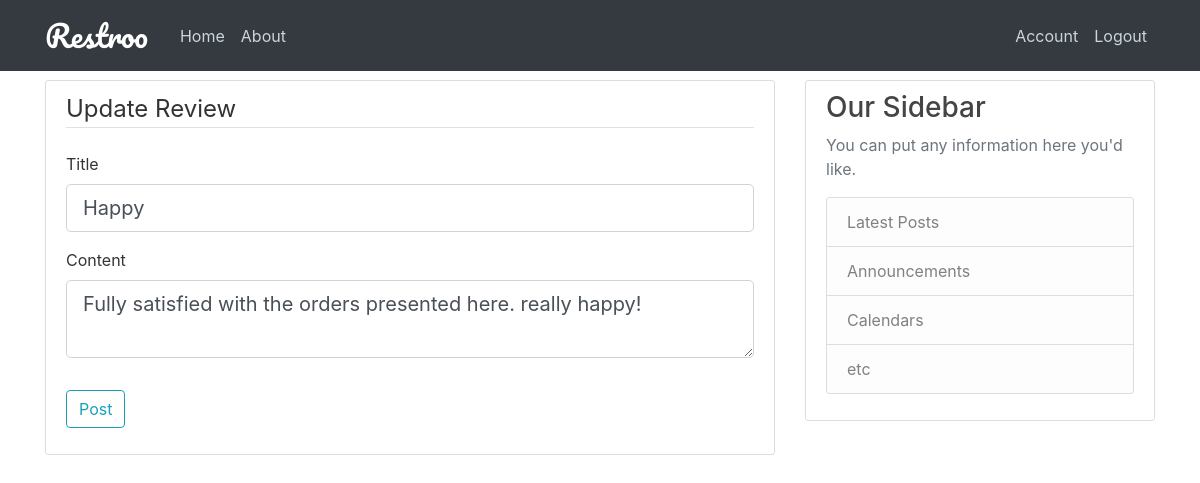
Screenshot of /review/1/update (signed in) with the database file from the repository.
### restroo/models.py (models this page shows, shortened)
class Review(db.Model):
    id = db.Column(db.Integer, primary_key=True)
    title = db.Column(db.String(100), nullable=False)
    date_posted = db.Column(db.DateTime, nullable=False, default=datetime.utcnow)
    content = db.Column(db.Text, nullable=False)
    sentiment = db.Column(db.String(120), nullable="False")
    rest_id = db.Column(db.Integer, db.ForeignKey('user.id'), nullable=False)
    cust_id = db.Column(db.Integer, db.ForeignKey('user.id'), nullable=False)
    reviewer = db.relationship('User', back_populates='reviewed_by', foreign_keys='Review.cust_id')
    reviewplace = db.relationship('User', back_populates='reviewed_at', foreign_keys='Review.rest_id')

### restroo/routes.py (the view)
@app.route("/review/<int:review_id>/update", methods=['GET', 'POST'])
@login_required
def update_review(review_id):
    review = Review.query.get_or_404(review_id)
    if review.reviewer != current_user:
        abort(403)
    form = ReviewForm()
    if form.validate_on_submit():
        review.title = form.title.data
        review.content = form.content.data
        db.session.commit()
        flash('Your Review has been updated!', 'success')
        return redirect(url_for('review', review_id=review.id))
    elif request.method == 'GET':
        form.title.data = review.title
        form.content.data = review.content
    return render_template('create_review.html', title='Update Review', form=form, legend='Update Review')

### restroo/forms.py
class ReviewForm(FlaskForm) :
    title = StringField('Title', validators=[DataRequired()])
    content = TextAreaField('Content', validators=[DataRequired()])
    submit = SubmitField('Post')

### restroo/models.py (called while the page is built)
@login_manager.user_loader
def load_user(user_id):
    return User.query.get(int(user_id))

### restroo/templates/create_review.html (shortened to what this page needs)
{% extends "layout.html" %}
{% block content %}
<div class="content-section">
        <form method="POST" action="">
            <fieldset class="form-group">
                <legend class="border-bottom mb-4">{{ legend }}</legend>
                <div class="form-group">
                    {{ form.title.label(class="form-control-label") }}
                    {% if form.title.errors %}
                        {{ form.title(class="form-control form-control-lg is-invalid") }}
                        <div class="invalid-feedback">
                            {% for error in form.title.errors %}
                                <span>{{ error }}</span>
                            {% endfor %}
                        </div>
                    {% else %}
                        {{ form.title(class="form-control form-control-lg") }}
                    {% endif %}
                </div>
                <div class="form-group">
                    {{ form.content.label(class="form-control-label") }}
                    {% if form.content.errors %}
                        {{ form.content(class="form-control form-control-lg is-invalid") }}
                        <div class="invalid-feedback">
                            {% for error in form.content.errors %}
                                <span>{{ error }}</span>
                            {% endfor %}
                        </div>
                    {% else %}
                        {{ form.content(class="form-control form-control-lg") }}
                    {% endif %}
                </div>
            </fieldset>
            <div class="form-group">
                {{ form.submit(class="btn btn-outline-info") }}
            </div>
        </form>
    </div>
{% endblock content %}

### restroo/static/main.css (style rules this page uses)
body { background-image: url('pexels-pixabay-326279.jpg'); background-repeat: no-repeat; background-attachment: fixed; background-size: cover; color: #333333; margin-top: 5rem; }
.content-section { background: #ffffff; padding: 10px 20px; border: 1px solid #dddddd; border-radius: 3px; margin-bottom: 20px; }

### rows the page displays
Review: title "Happy", content "Fully satisfied with the orders presented here. really happy!"

### other values shown
{{ legend }} "Update Review"
